Frame 1 (no input): blank canvas, image omitted
Frame 60 (the mouse pressed at the canvas centre just before this capture): blank canvas, image omitted
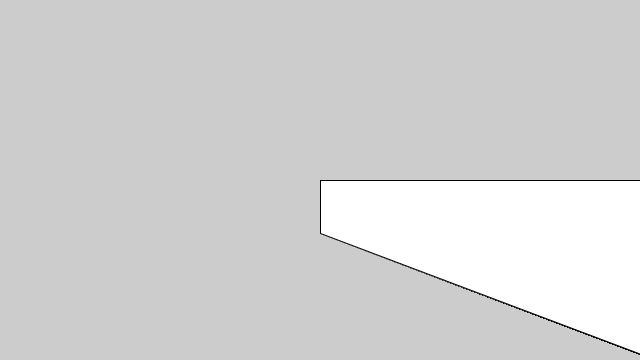
Frame 120 (the mouse held since frame 60 and released just before this capture)

The Processing sketch whose frames 1 and 60 were blank and that drew this single picture after the mouse press (run headless with seeded random() and noise(); from frame 60 on, the mouse is pressed at the canvas centre):

// Processing sketch: shapes
// ── shapes.pde
//global variables

int fr = 5;

void setup(){
size(640, 360);
}
  
    void draw(){
      //frameRate(fr);
 
 if (mousePressed == true)
  {
    quad(mouseX, mouseY, mouseX, mouseY*1.3, mouseX*2.5, mouseY*2.3, mouseX*4.2, mouseY);
  }
    }
    
    
    
    
